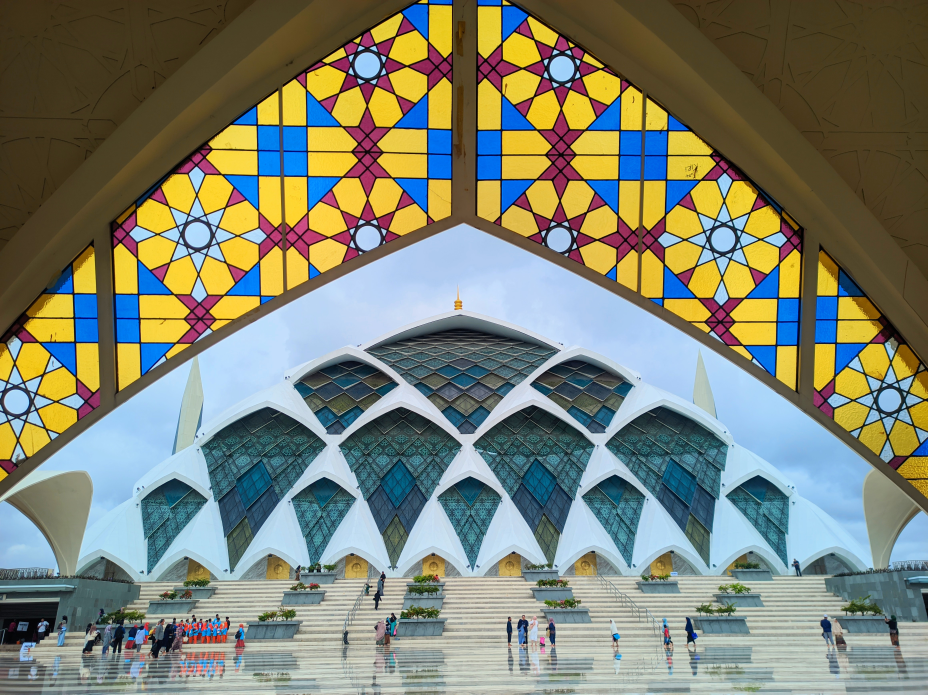
#> input picture gambar3.jpg, 4640 x 3472 px (shown at 1/5 size)
$ jupyter execute CornerDetector.ipynb
#> lines starting #> are read from the running program, lines starting #| are printed output that depends on the picture
[cell 1]
# Menggunakan Shi-Tomasi GFTT untuk deteksi ujung (corner detection)

import numpy as np
import cv2
from matplotlib import pyplot as plt

# gunakan gambar
img = cv2.imread('gambar3.jpg')
#> img is the input picture: shape (3472, 4640, 3); mean B, G, R 114.9, 130.5, 125.5
gray = cv2.cvtColor(img,cv2.COLOR_BGR2GRAY)
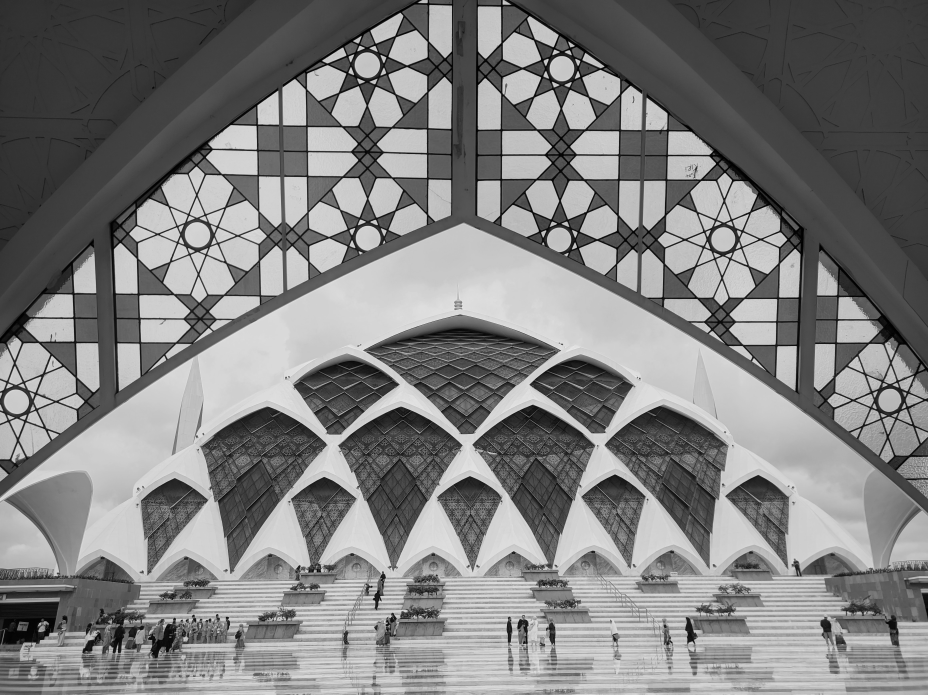
#> gray: shape (3472, 4640) (shown at 1/5 size); min 0, max 244, mean 127.2

# deteksi pojok dengan GFTT
corners = cv2.goodFeaturesToTrack(gray,3000,0.03,30)
#> corners = 2642 rows, first 8: [3743, 1072], [1770, 273], [2804, 1753], [2791, 2916], [3735, 1324], [2647, 1923], [2134, 3082], [1755, 336]
corners = np.int0(corners)

# menampilkan jumlah titik terdeteksi dengan fungsi numpy (np.ndarray.shape)
print("jumlah titik terdeteksi = ", corners.shape[0])
#| jumlah titik terdeteksi =  2642

# untuk ditampilkan di Matplotlib, urutan band dibalik
rgb = cv2.cvtColor(img,cv2.COLOR_BGR2RGB)

# perbesar ukuran hasil plotting
plt.rcParams["figure.figsize"] = (20,20)

# untuk tiap pojok yang terdeteksi, munculkan pada gambar
for i in corners:
    x,y = i.ravel()
    cv2.circle(rgb,(x,y),3,255,-1)
#> this loop made 2642 passes
plt.imshow(rgb),plt.show()


$ run again, with gambar1.jpg copied over gambar3.jpg
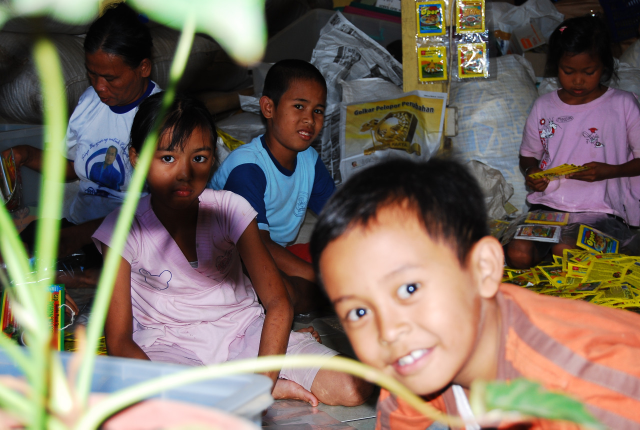
#> input picture gambar1.jpg, 1280 x 859 px (shown at 1/2 size)
#> img is the input picture: shape (859, 1280, 3); mean B, G, R 97, 108.5, 122
#> `gray = cv2.cvtColor(img,cv2.COLOR_BGR2GRAY)`:
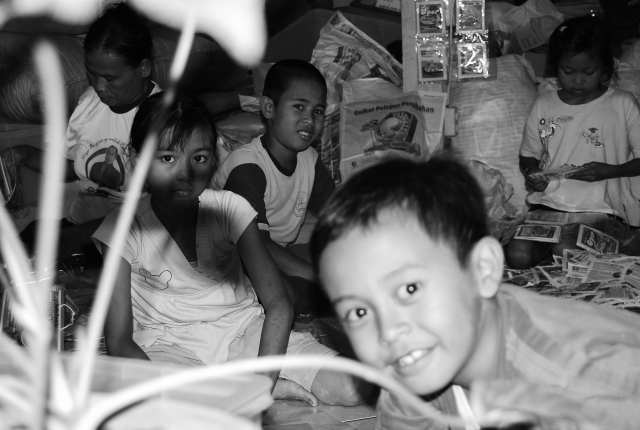
#> gray: shape (859, 1280) (shown at 1/2 size); min 0, max 255, mean 111.2
#> corners = 221 rows, first 8: [1188, 29], [949, 8], [949, 47], [932, 75], [920, 29], [632, 222], [947, 141], [884, 140]
#| jumlah titik terdeteksi =  221
#> the loop `for i in corners:` made 221 passes
#> after the loop `for i in corners:`:
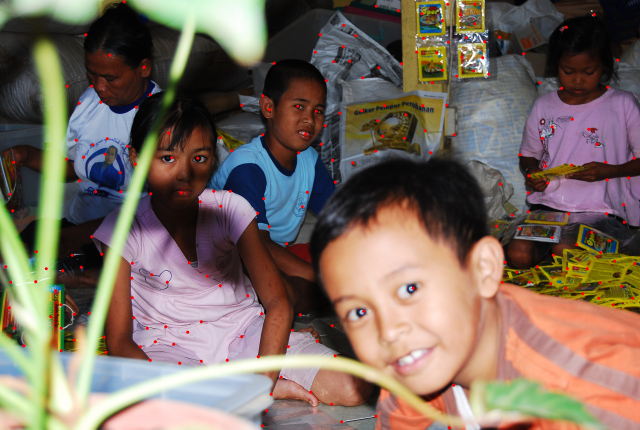
#> rgb: shape (859, 1280, 3) (shown at 1/2 size); mean R, G, B 122.9, 107.9, 96.4

$ run again, with gambar2.jpg copied over gambar3.jpg
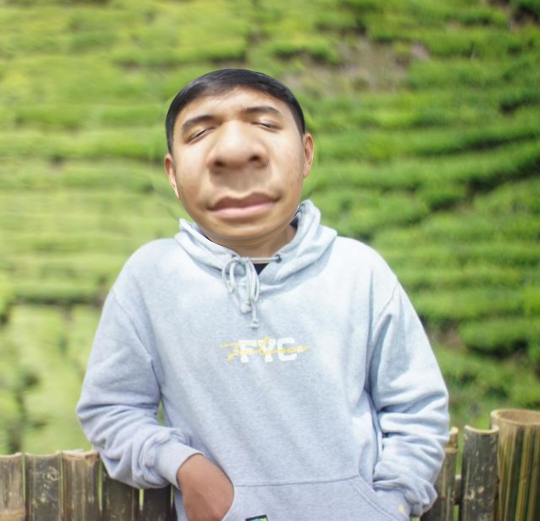
#> input picture gambar2.jpg, 1080 x 1041 px (shown at 1/2 size)
#> img is the input picture: shape (1041, 1080, 3); mean B, G, R 128, 168.5, 156.9
#> `gray = cv2.cvtColor(img,cv2.COLOR_BGR2GRAY)`:
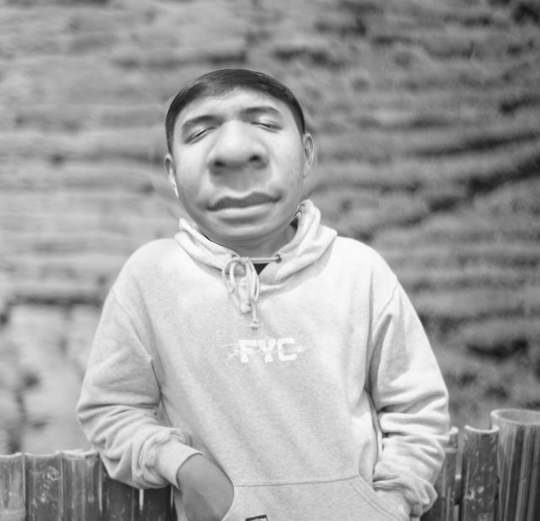
#> gray: shape (1041, 1080) (shown at 1/2 size); min 19, max 255, mean 160.4
#> corners = 131 rows, first 8: [516, 548], [532, 1035], [765, 875], [747, 962], [599, 425], [555, 515], [442, 539], [471, 511]
#| jumlah titik terdeteksi =  131
#> the loop `for i in corners:` made 131 passes
#> after the loop `for i in corners:`:
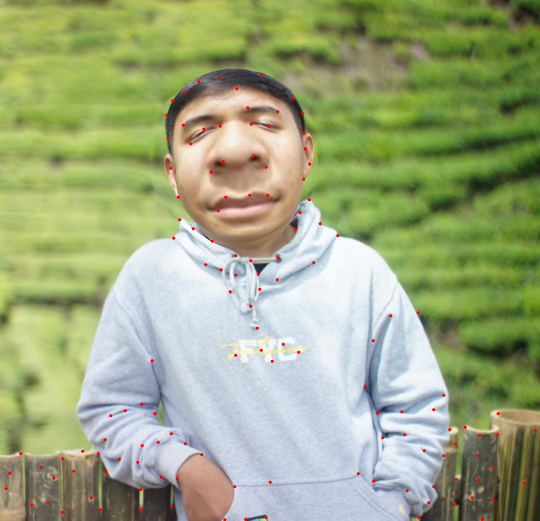
#> rgb: shape (1041, 1080, 3) (shown at 1/2 size); mean R, G, B 157.2, 168.1, 127.5

$ run again, with GambarYunus.jpg copied over gambar3.jpg
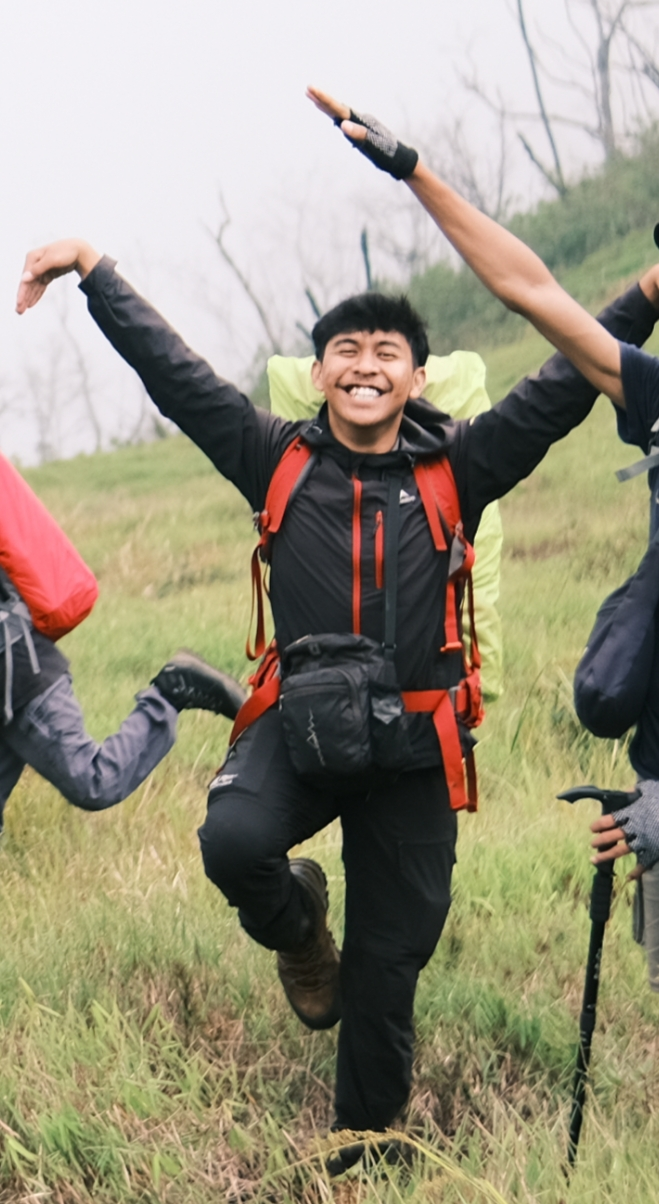
#> input picture GambarYunus.jpg, 659 x 1204 px
#> img is the input picture: shape (1204, 659, 3); mean B, G, R 126.9, 147.1, 153.7
#> `gray = cv2.cvtColor(img,cv2.COLOR_BGR2GRAY)`:
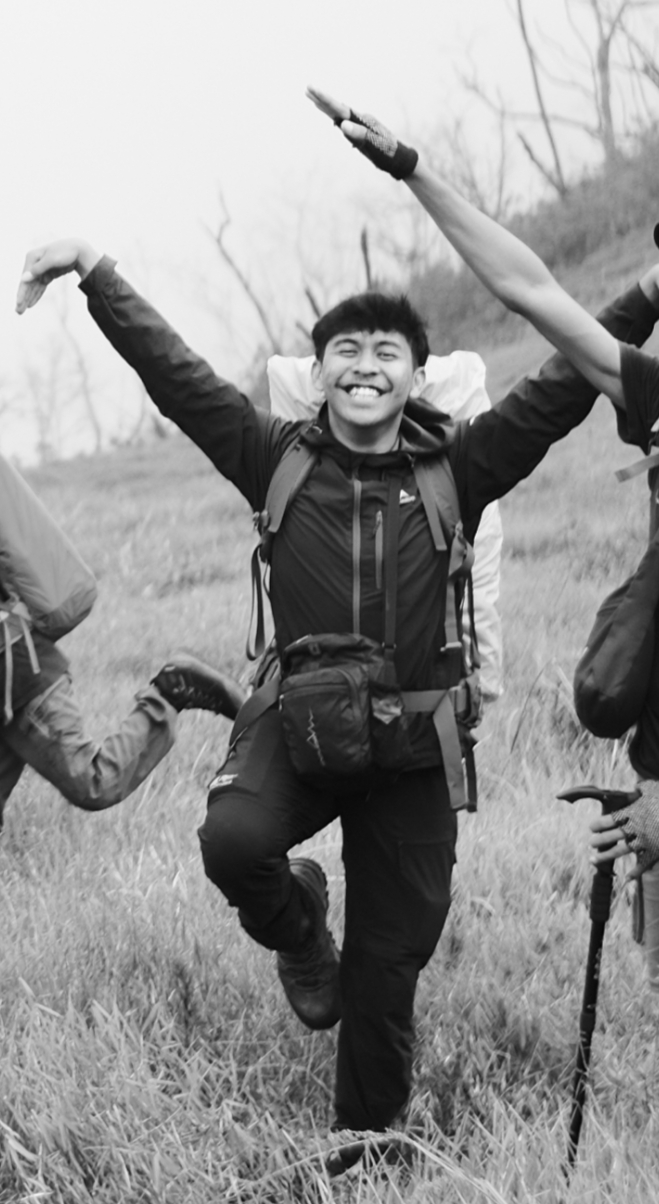
#> gray: shape (1204, 659); min 5, max 248, mean 146.7
#> corners = 261 rows, first 8: [470, 424], [339, 817], [339, 126], [401, 490], [376, 1163], [385, 1128], [464, 758], [652, 430]
#| jumlah titik terdeteksi =  261
#> the loop `for i in corners:` made 261 passes
#> after the loop `for i in corners:`:
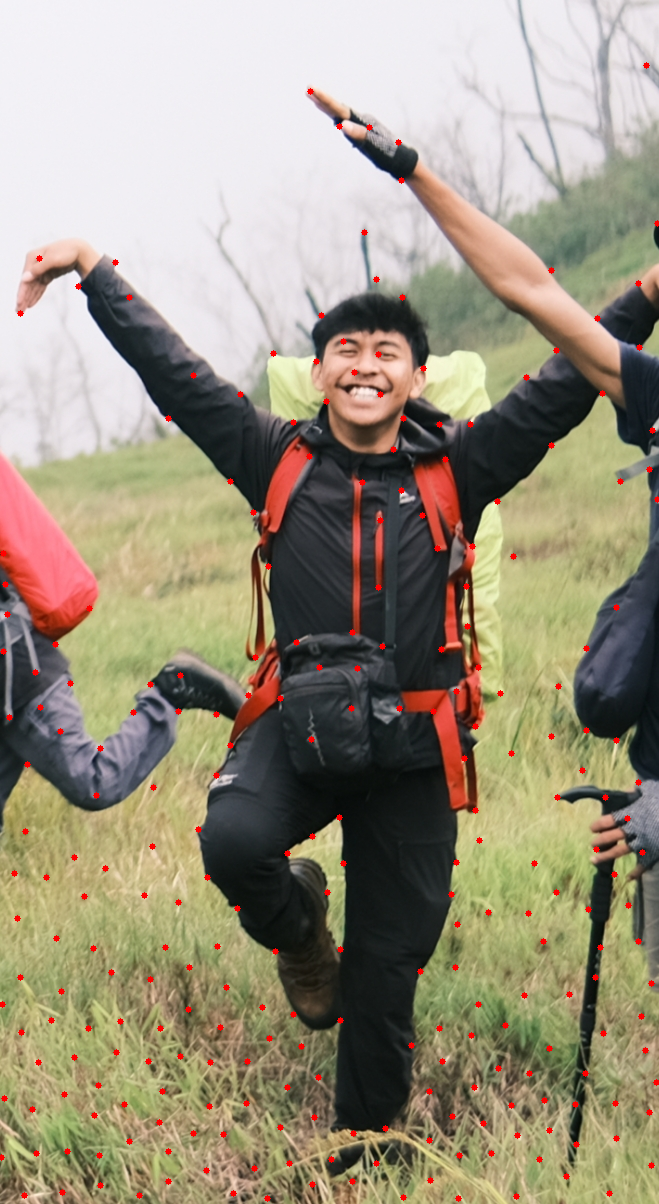
#> rgb: shape (1204, 659, 3); mean R, G, B 154.8, 145.9, 126
